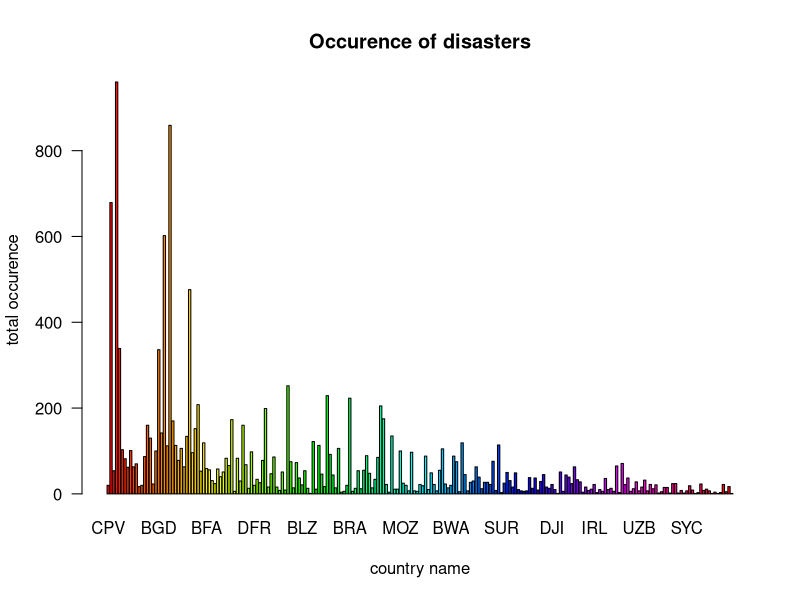

The R script that drew this image:
table<-read.csv("project.csv",stringsAsFactors = FALSE)
total<-c()
for(y in unique(table$iso))
{
  count<-0
  
  for(index in grep(y,table$iso))
  {
    count<-count+table$occurrence[index];
  }
  total<-c(total,count);
}
par(las=1)
barplot(height=total,names.arg = unique(table$iso),main = "Occurence of disasters", xlab = "country name",ylab = "total occurence", col = rainbow(222))